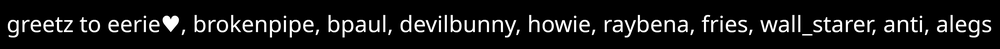
#> input picture text_mask/greetz_crop.png, 1000 x 49 px, shrunk from 4077 x 200 before the run
$ python convert.py
#> lines starting #> are read from the running program, lines starting #| are printed output that depends on the picture; after the words box and inside, x2 and y2 are one past the last pixel; in counts of white or black regions, pixels touching at a corner belong together
# this is chatgpt generated
# sorry :(

from PIL import Image

# Load image as 1-bit
img = Image.open("greetz_crop.png").convert("1")
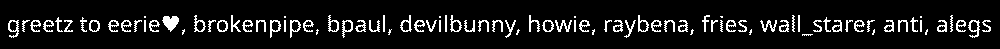
#> img: PIL image 1000x49 1; 9% white in thin lines or dots, all inside (x1, y1, x2, y2) = (8, 15, 991, 38)
w, h = img.size
#> w = 1000; h = 49
pixels = [1 if p else 0 for p in img.getdata()]
#> pixels = 49000 items

# Pack bits into 64-bit words
words = []
word = 0
bitpos = 0

for p in pixels:
    if p:
        word |= (1 << bitpos)
    bitpos += 1
    if bitpos == 64:
        words.append(word)
        word = 0
        bitpos = 0
#> this loop made 49000 passes
#> after the loop, bitpos = 40; word = 0; words = 765 items, first 6: 0, 0, 0, 0, 0, 0

# Handle trailing bits
if bitpos > 0:
    words.append(word)

# Print C array
print(f"// Image size: {w}x{h}, total pixels: {w*h}")
#| // Image size: 1000x49, total pixels: 49000
print(f"#define GREETZ_WIDTH ({w})")
#| #define GREETZ_WIDTH (1000)
print(f"#define GREETZ_HEIGHT ({h})")
#| #define GREETZ_HEIGHT (49)
print(f"const unsigned long long huge IMAGE[{len(words)}] = {{")
#| const unsigned long long huge IMAGE[766] = {

for i, w64 in enumerate(words):
    print(f"    0x{w64:016x}ULL,", end="")
    if (i + 1) % 4 == 0:
        print()
    else:
        print(" ", end="")
#> this loop made 766 passes
#> (printed output is left out)
print("\n};")
